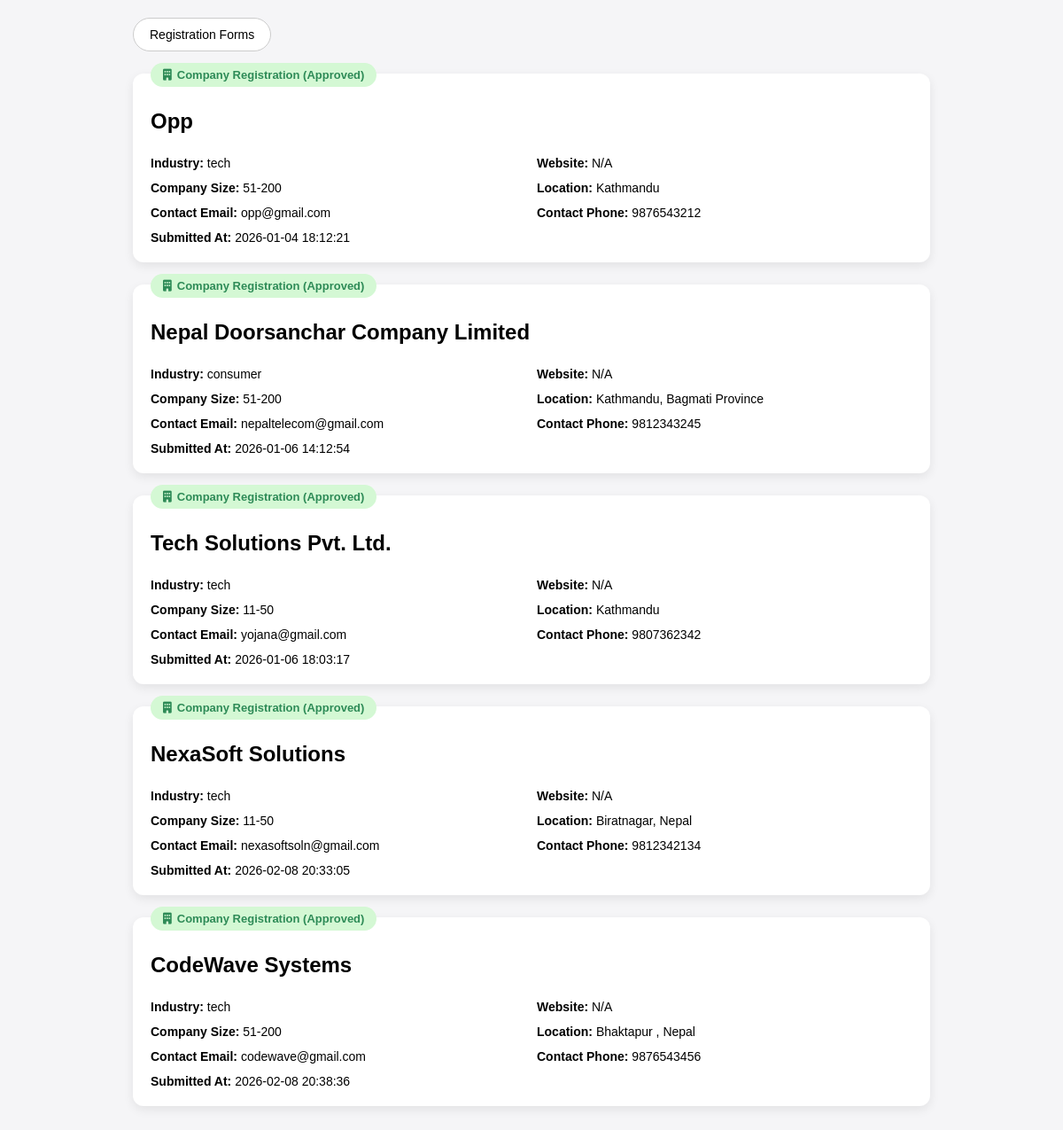
/html/Admin/companypending.php, run on the app's committed database.
### tables this page shows
CREATE TABLE `company_registration` (
  `company_id` int(11) NOT NULL,
  `company_name` varchar(255) NOT NULL,
  `industry` varchar(100) NOT NULL,
  `registration_number` varchar(100) NOT NULL,
  `tax_id` varchar(100) NOT NULL,
  `established_year` int(11) NOT NULL,
  `num_employees` varchar(50) NOT NULL,
  `email` varchar(255) NOT NULL,
  `phone` varchar(50) NOT NULL,
  `website` varchar(255) DEFAULT NULL,
  `city_state` varchar(255) NOT NULL,
  `full_address` text DEFAULT NULL,
  `company_description` text DEFAULT NULL,
  `password` varchar(255) NOT NULL,
  `status` enum('pending','verified','approved','rejected') DEFAULT 'pending',
  `submitted_at` datetime DEFAULT current_timestamp(),
  `approved_at` datetime DEFAULT NULL
);

### html/Admin/companypending.php (the view, shortened to what this page needs)
<?php include "db_aadminconnect.php"; ?>
<!DOCTYPE html>
<html lang="en">
<head>
<link rel="stylesheet" href="https://cdnjs.cloudflare.com/ajax/libs/font-awesome/6.5.0/css/all.min.css">
<link rel="stylesheet" href="/project/css/Admin/companypending.css">
</head>
<body>
<div class="container">
    <div class="filter-bar">
        <button class="filter-btn tab-btn" data-tab="registration">Registration Forms</button>
    </div>
    <div class="tab-content" id="all">
        <?php
        $sql2 = "SELECT * FROM company_registration";
        $result2 = $conn->query($sql2);
        while ($row = $result2->fetch_assoc()) {
            $statusClass = $row['status'] == 'approved' ? 'approved' : 'pending';
        ?>
        <div class="app-card company">
            <div class="app-label company-label <?php echo $statusClass; ?>">
                <i class="fa-solid fa-building"></i> Company Registration (<?php echo ucfirst($row['status']); ?>)
            </div>
            <h2><?php echo $row['company_name']; ?></h2>
            <div class="info-grid">
                <div><strong>Industry:</strong> <?php echo $row['industry']; ?></div>
                <div><strong>Website:</strong> <?php echo $row['website'] ?? 'N/A'; ?></div>
                <div><strong>Company Size:</strong> <?php echo $row['num_employees']; ?></div>
                <div><strong>Location:</strong> <?php echo $row['city_state']; ?></div>
                <div><strong>Contact Email:</strong> <?php echo $row['email']; ?></div>
                <div><strong>Contact Phone:</strong> <?php echo $row['phone']; ?></div>
                <div><strong>Submitted At:</strong> <?php echo $row['submitted_at']; ?></div>
            </div>
        </div>
        <?php } ?>
    </div>
</div>
</body>
</html>

### css/Admin/companypending.css (style rules this page uses)
body { font-family: Arial, sans-serif; background: #f5f5f7; margin: 0; padding: 20px; }
.container { max-width: 900px; margin: auto; }
.filter-bar { display: flex; gap: 10px; margin-bottom: 25px; }
.filter-btn { padding: 10px 18px; border-radius: 20px; border: 1px solid #ccc; background: #fff; cursor: pointer; font-size: 14px; transition: 0.2s; }
.app-card { background: #fff; padding: 20px; border-radius: 12px; margin-bottom: 25px; box-shadow: 0 4px 12px rgba(0,0,0,0.08); position: relative; }
.app-label { position: absolute; top: -12px; left: 20px; padding: 6px 14px; border-radius: 20px; font-size: 13px; font-weight: bold; display: inline-flex; align-items: center; gap: 6px; }
.company-label { background: #d4f8d4; color: #2e8b57; }
.info-grid { display: grid; grid-template-columns: repeat(2, 1fr); gap: 12px; margin-top: 25px; font-size: 14px; }

### data on the page
company_registration: status "Approved", company_name "Opp", industry "tech", website "N/A", num_employees "51-200", city_state "Kathmandu", email "opp@gmail.com", phone "9876543212", submitted_at "2026-01-04 18:12:21"
company_registration: status "Approved", company_name "Nepal Doorsanchar Company Limited", industry "consumer", website "N/A", num_employees "51-200", city_state "Kathmandu, Bagmati Province", email "nepaltelecom@gmail.com", phone "9812343245", submitted_at "2026-01-06 14:12:54"
company_registration: status "Approved", company_name "Tech Solutions Pvt. Ltd.", industry "tech", website "N/A", num_employees "11-50", city_state "Kathmandu", email "yojana@gmail.com", phone "9807362342", submitted_at "2026-01-06 18:03:17"
company_registration: status "Approved", company_name "NexaSoft Solutions", industry "tech", website "N/A", num_employees "11-50", city_state "Biratnagar, Nepal", email "nexasoftsoln@gmail.com", phone "9812342134", submitted_at "2026-02-08 20:33:05"
company_registration: status "Approved", company_name "CodeWave Systems", industry "tech", website "N/A", num_employees "51-200", city_state "Bhaktapur , Nepal", email "codewave@gmail.com", phone "9876543456", submitted_at "2026-02-08 20:38:36"
